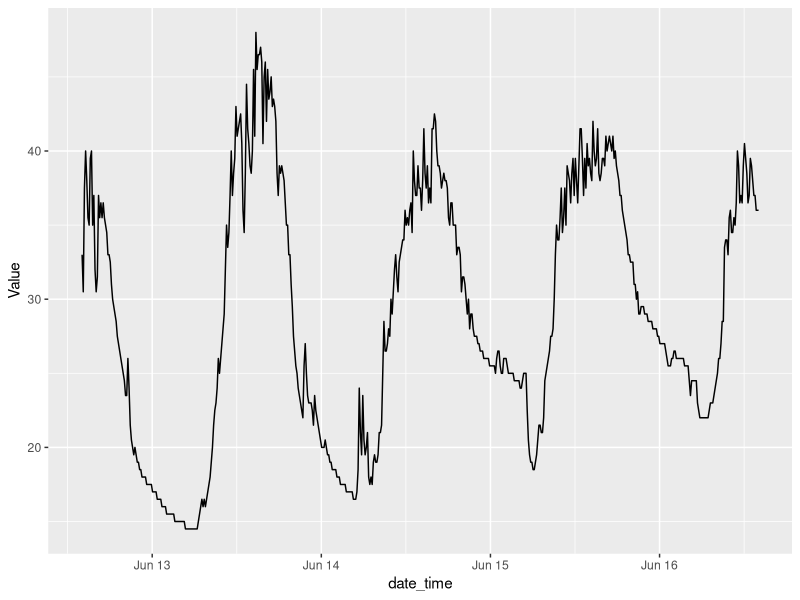
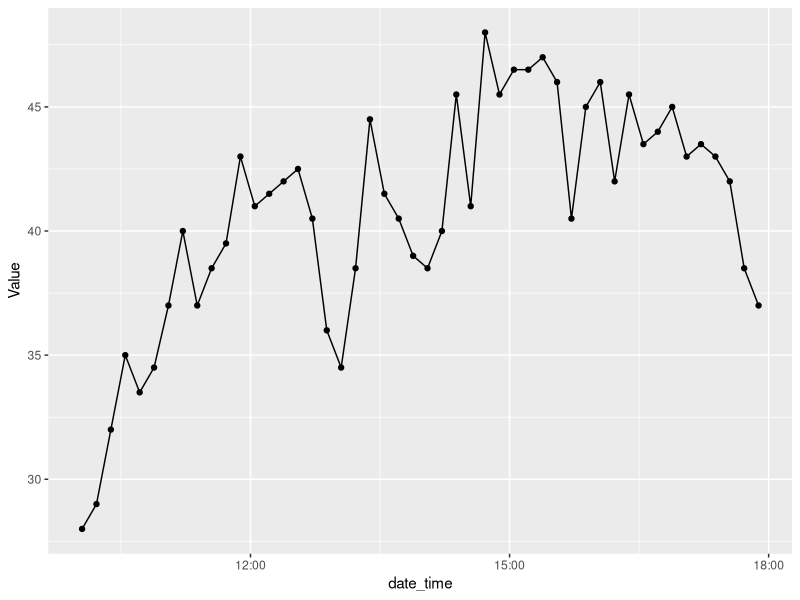

Reproduce these figures in R, in order.
library(tidyverse)
library(lubridate)
library(readr)
#import data
Logger_2 <- read.csv("Logger 2.csv")
#convert "Date.Time" to date-time object and save.
Logger_2 = Logger_2 %>% mutate(date_time=mdy_hm(Date.Time))

ggplot(data=Logger_2,mapping=aes(x=date_time, y=Value))+
  geom_path()

#zoom in to specific date/time range by filtering the data
ggplot(data=Logger_2 %>% filter(date_time>mdy_hm("6/13/2023 10:00")&date_time<mdy_hm("6/13/2023 18:00")),mapping=aes(x=date_time, y=Value))+
  geom_path() +
  geom_point()
